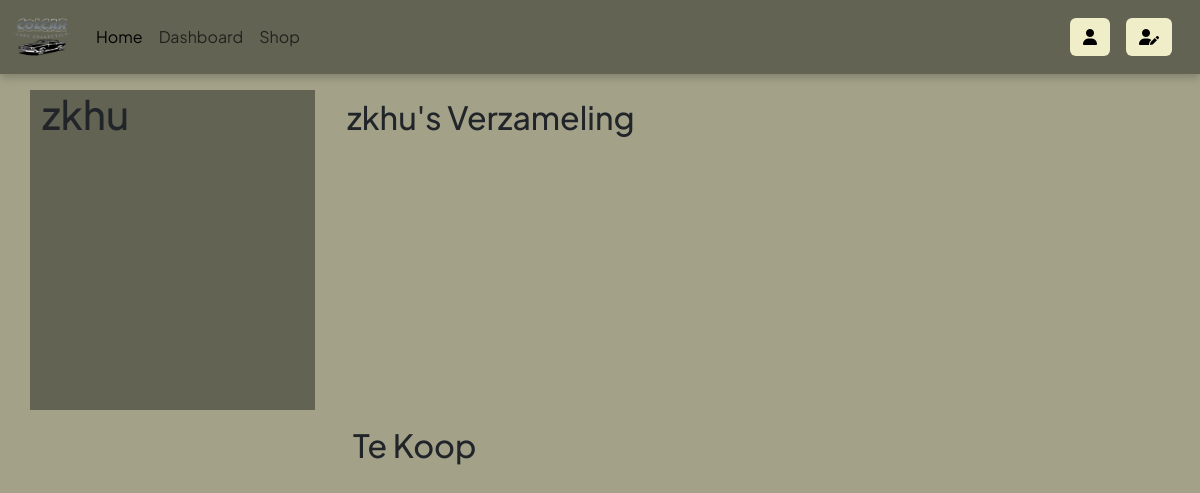
Page /pages/profile.php?user=zkhu on the earlier database version.
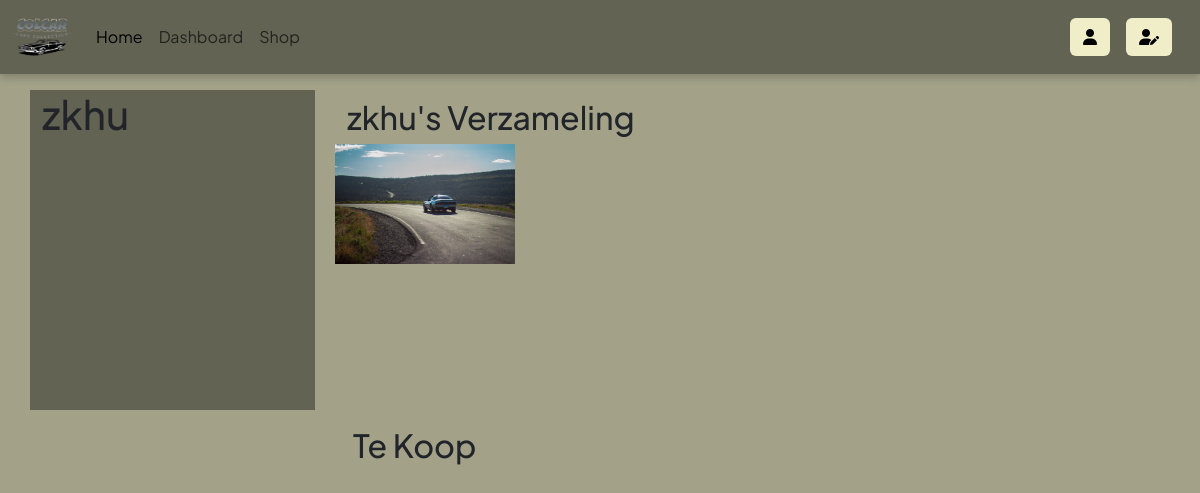
Same page on the later database version.
### tables this page shows
CREATE TABLE "uploads" (
	"idUploads"	INTEGER NOT NULL,
	"titleUploads"	TEXT NOT NULL,
	"descUploads"	TEXT NOT NULL,
	"imgFullNameUploads"	TEXT NOT NULL,
	"orderUploads"	TEXT,
	"userId"	INTEGER,
	PRIMARY KEY("idUploads" AUTOINCREMENT)
);

### pages/profile.php (the view, shortened to what this page needs)
<?php
    include ('../header.php');
    $username = "";
    if (isset($_GET["user"])) {
        $requestedUser = $_GET["user"];
        $username = $requestedUser;
    } else if (isset($_SESSION["username"])) {
        $username = $_SESSION["username"];
    } else {
        header("Location: ../index.php");
        exit();
    }
?>
<div class="container mt-3 verzameling">
  <div class="row gap-1">
    <div class="col-md-3 profile me-3"><?php echo "<h1>$username</h1>"?>
  </div>
    <div class="col-md-8">
      <h2><?php echo "<h2>$username's " ?>Verzameling</h2>
      <div class="row gap-3">
    <?php
    $dbname = "../includes/dbVerzamelaar.db";
    try {
        $conn = new PDO("sqlite:$dbname");
        $conn->setAttribute(PDO::ATTR_ERRMODE, PDO::ERRMODE_EXCEPTION);
        $sql = "SELECT * FROM uploads WHERE userId = (SELECT usersId FROM users WHERE username = :username) ORDER BY orderUploads DESC;";
        $stmt = $conn->prepare($sql);
        $stmt->bindParam(':username', $username);
        $stmt->execute();
        while ($row = $stmt->fetch(PDO::FETCH_ASSOC)) {
            echo '<div class="col-md-2 item" style="background-image: url(../media/gallery/'.$row["imgFullNameUploads"].');"></div>';
        }
    } catch (PDOException $e) {
        echo "Error: " . $e->getMessage();
    }
    ?>
  </div>
  </div>
</div>
<div class="container mt-3 teKoop">
  <div class="row gap-1">
    <div class="col-md-3 me-3"></div>
    <div class="col-md-8">
      <h2>Te Koop</h2>
    </div>
  </div>
</div>

### header.php (shortened to what this page needs)
<!doctype html>
<html lang="en">
<head>
  <link href="https://cdn.jsdelivr.net/npm/bootstrap@5.3.2/dist/css/bootstrap.min.css" rel="stylesheet"
>
  <link rel="stylesheet" href="/style/main.css">
</head>
<body>
  <nav class="navbar navbar-expand-lg sticky-top">
    <div class="container-fluid">
      <a class="navbar-brand" href="../../index.php"><img class="logo" width="60" height="48" src="../../media/logo.png" alt=""></a>
      <div class="collapse navbar-collapse" id="navbarNav">
        <ul class="navbar-nav">
          <li class="nav-item">
            <a class="nav-link active" aria-current="page" href="../../index.php">Home</a>
          </li>
          <li class="nav-item">
            <a class="nav-link" href="#">Dashboard</a>
          </li>
          <li class="nav-item">
            <a class="nav-link" href="#">Shop</a>
          </li>
        </ul>
      </div>
      <?php
        if (isset($_SESSION["username"])) {
            $username = $_SESSION["username"];
            echo "<a class='btn me-3 signup d-none d-lg-block' href='/pages/profile.php' role='button'>" . $username ."</a> ";
            echo "<a class='btn me-3 signup d-none d-lg-block' href='../includes/logout.inc.php' role='button'><i class='fa-solid fa-arrow-right-from-bracket'></i></a>";
        } else {
            echo "<a class='btn me-3 signup d-none d-lg-block' href='../pages/login.php' role='button'><i class='fa-solid fa-user'></i></a> ";
            echo "<a class='btn me-3 signup d-none d-lg-block' href='../pages/registration.php' role='button'><i class='fa-solid fa-user-pen'></i></a>";
        }
      ?>
    </div>
  </nav>

### style/main.css (style rules this page uses)
* { font-family: 'Plus Jakarta Sans', sans-serif; }
body { background-color: #A3A289; }
.navbar { background-color: #636354; box-shadow: 0 4px 8px 0 rgba(0,0,0,.2); }
.btn, .signup { color: black; background-color: #F0EEC9; }
.profile { background-color: #636354; height: 40vh; }
.item { background-color: #636354; height: 15vh; width: 15vw; background-size: contain; }

Differences in the rows shown:
now on this page (row edited): uploads: imgFullNameUploads (picture)
